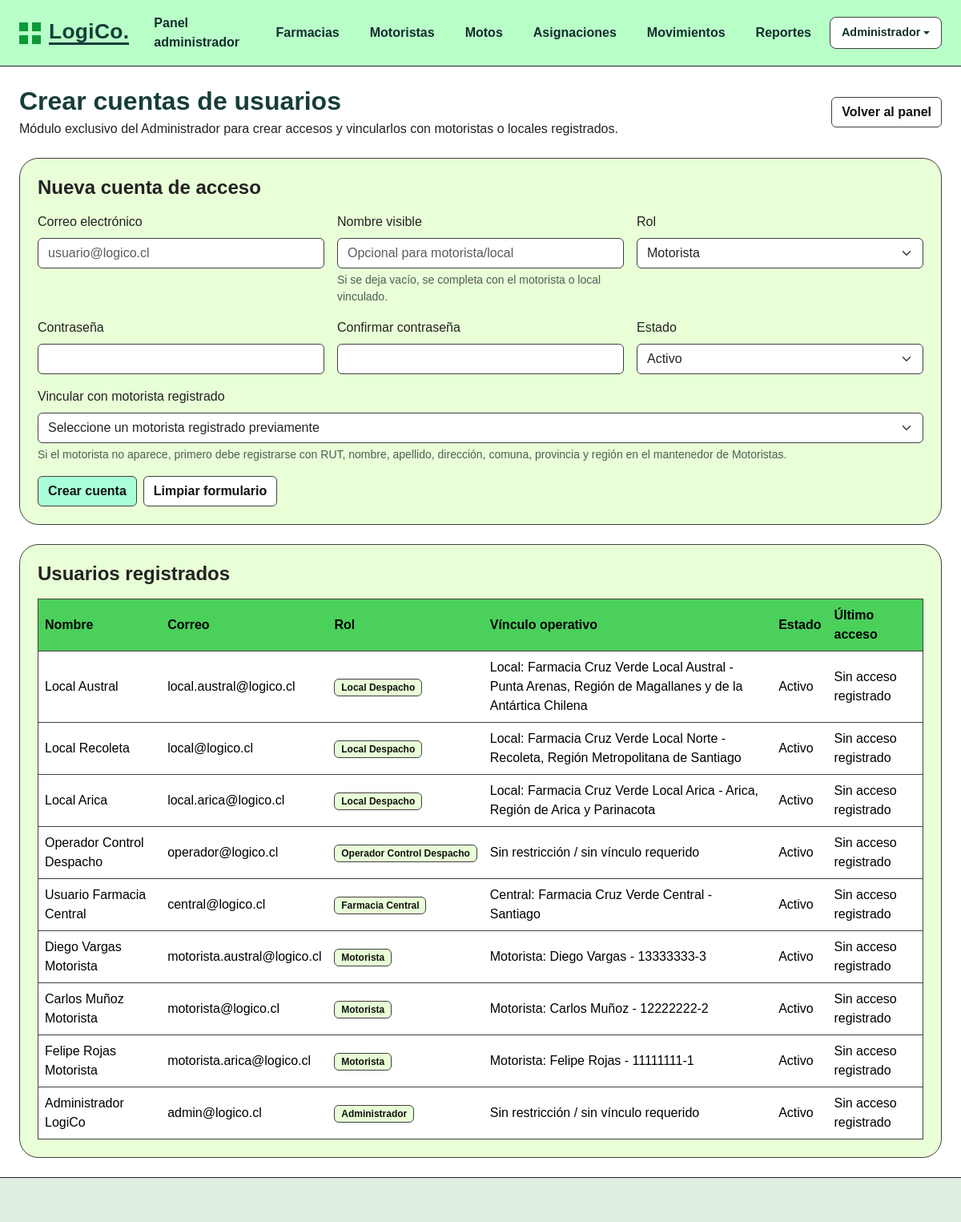
The page /modulos_page/usuarios.php (signed in) on the database its author committed.
### tables this page shows
CREATE TABLE usuarios (
    id INT NOT NULL AUTO_INCREMENT,
    nombre VARCHAR(120) NOT NULL,
    correo VARCHAR(120) NOT NULL UNIQUE,
    password_hash VARCHAR(255) NOT NULL,
    rol ENUM('Administrador','Motorista','Farmacia Central','Operador Control Despacho','Local Despacho') NOT NULL,
    motorista_id INT NULL,
    farmacia_id INT NULL,
    estado ENUM('Activo','Inactivo') NOT NULL DEFAULT 'Activo',
    reset_token VARCHAR(120) NULL,
    reset_expira DATETIME NULL,
    ultimo_acceso DATETIME NULL,
    creado_en TIMESTAMP DEFAULT CURRENT_TIMESTAMP,
    actualizado_en TIMESTAMP DEFAULT CURRENT_TIMESTAMP ON UPDATE CURRENT_TIMESTAMP,
    CONSTRAINT pk_usuarios PRIMARY KEY (id),
    CONSTRAINT fk_usuarios_motoristas FOREIGN KEY (motorista_id)
        REFERENCES motoristas(id)
        ON UPDATE CASCADE
        ON DELETE SET NULL,
    CONSTRAINT fk_usuarios_farmacias FOREIGN KEY (farmacia_id)
        REFERENCES farmacias(id)
        ON UPDATE CASCADE
        ON DELETE SET NULL
);

CREATE TABLE farmacias (
    id INT NOT NULL AUTO_INCREMENT,
    codigo VARCHAR(20) NOT NULL UNIQUE,
    nombre VARCHAR(120) NOT NULL,
    direccion VARCHAR(180) NOT NULL,
    comuna VARCHAR(80) NOT NULL,
    provincia VARCHAR(80) NOT NULL,
    region VARCHAR(120) NOT NULL,
    telefono VARCHAR(30) NOT NULL,
    tipo ENUM('Central','Local') NOT NULL DEFAULT 'Local',
    estado ENUM('Activa','Inactiva') NOT NULL DEFAULT 'Activa',
    creado_en TIMESTAMP DEFAULT CURRENT_TIMESTAMP,
    actualizado_en TIMESTAMP DEFAULT CURRENT_TIMESTAMP ON UPDATE CURRENT_TIMESTAMP,
    CONSTRAINT pk_farmacias PRIMARY KEY (id)
);

### includes/functions.php (called while the page is built, shortened)
<?php
function e(?string $value): string
{
    return htmlspecialchars((string)$value, ENT_QUOTES, 'UTF-8');
}
function app_base_url(): string
{
    $scriptName = str_replace('\\', '/', (string)($_SERVER['SCRIPT_NAME'] ?? ''));
    $markers = ['/seguridad/', '/modulos_page/', '/vistas_rol/', '/public/', '/includes/', '/config/', '/database/'];
    foreach ($markers as $marker) {
        $pos = strpos($scriptName, $marker);
        if ($pos !== false) {
            return rtrim(substr($scriptName, 0, $pos), '/') . '/';
        }
    }
    $dir = str_replace('\\', '/', dirname($scriptName));
    return rtrim($dir, '/') . '/';
}
function app_url(string $path = ''): string
{
    return rtrim(app_base_url(), '/') . '/' . ltrim($path, '/');
}
function active_nav(string $page, string $current): string
{
    return $page === $current ? 'active' : '';
}
function current_user(): ?array
{
    return [
        'id' => (int)$_SESSION['usuario_id'],
        'nombre' => (string)($_SESSION['usuario_nombre'] ?? ''),
        'rol' => (string)($_SESSION['usuario_rol'] ?? ''),
        'motorista_id' => isset($_SESSION['motorista_id']) ? (int)$_SESSION['motorista_id'] : null,
        'farmacia_id' => isset($_SESSION['farmacia_id']) ? (int)$_SESSION['farmacia_id'] : null,
    ];
}
function normalize_role(string $rol): string
{
    $clean = trim(strtolower($rol));
    $clean = str_replace(['á', 'é', 'í', 'ó', 'ú'], ['a', 'e', 'i', 'o', 'u'], $clean);
    $clean = preg_replace('/\s+/', ' ', $clean) ?? $clean;
    return match ($clean) {
        'administrador', 'admin' => 'Administrador',
        'motorista' => 'Motorista',
        'farmacia central', 'central' => 'Farmacia Central',
        'operador control despacho', 'operador de control de despacho', 'control de despacho', 'operador' => 'Operador Control Despacho',
        'local despacho', 'local de despacho', 'local' => 'Local Despacho',
        default => trim($rol),
    };
}
function selected(string $current, string $expected): string
{
    return $current === $expected ? 'selected' : '';
}

### modulos_page/usuarios.php (the view, shortened to what this page needs)
<?php
require_once __DIR__ . '/../config/database.php';
require_once __DIR__ . '/../includes/functions.php';
$currentPage = 'usuarios';
$rolesPermitidos = [
    'Administrador',
    'Motorista',
    'Farmacia Central',
    'Operador Control Despacho',
    'Local Despacho',
];
$form = [
    'nombre' => '',
    'correo' => '',
    'rol' => 'Motorista',
    'motorista_id' => '',
    'farmacia_local_id' => '',
    'farmacia_central_id' => '',
    'estado' => 'Activo',
];
$usuarios = $pdo->query("
    SELECT u.id, u.nombre, u.correo, u.rol, u.estado, u.ultimo_acceso, u.creado_en,
           CONCAT(m.nombres, ' ', m.apellidos, ' - ', m.rut) AS motorista_nombre,
           f.nombre AS farmacia_nombre,
           f.comuna AS farmacia_comuna,
           f.region AS farmacia_region
    FROM usuarios u
    LEFT JOIN motoristas m ON m.id = u.motorista_id
    LEFT JOIN farmacias f ON f.id = u.farmacia_id
    ORDER BY u.id DESC
")->fetchAll();
require_once __DIR__ . '/../includes/header.php';
?>
<div class="d-flex flex-column flex-lg-row align-items-lg-center justify-content-between gap-3 mb-4">
    <div>
        <h1 class="section-title h2 mb-1">Crear cuentas de usuarios</h1>
        <p class="mb-0">Módulo exclusivo del Administrador para crear accesos y vincularlos con motoristas o locales registrados.</p>
    </div>
    <a href="<?= e(app_url('vistas_rol/administrador/index.php')) ?>" class="btn btn-outline-logico">Volver al panel</a>
</div>
<section class="panel-card mb-4">
    <h2 class="h4 fw-bold mb-3">Nueva cuenta de acceso</h2>
    <form method="post" class="row g-3" novalidate>
        <div class="col-12 col-md-4">
            <label class="form-label">Correo electrónico</label>
            <input type="email" name="correo" class="form-control" value="<?= e($form['correo']) ?>" placeholder="usuario@logico.cl" required>
        </div>
        <div class="col-12 col-md-4">
            <label class="form-label">Nombre visible</label>
            <input name="nombre" class="form-control" value="<?= e($form['nombre']) ?>" placeholder="Opcional para motorista/local">
            <div class="form-text">Si se deja vacío, se completa con el motorista o local vinculado.</div>
        </div>
        <div class="col-12 col-md-4">
            <label class="form-label">Rol</label>
            <select name="rol" id="rol" class="form-select" required>
                <?php foreach ($rolesPermitidos as $rol): ?>
                    <option value="<?= e($rol) ?>" <?= selected($form['rol'], $rol) ?>><?= e($rol) ?></option>
                <?php endforeach; ?>
            </select>
        </div>
        <div class="col-12 col-md-4">
            <label class="form-label">Contraseña</label>
            <input type="password" name="password" class="form-control" minlength="6" required>
        </div>
        <div class="col-12 col-md-4">
            <label class="form-label">Confirmar contraseña</label>
            <input type="password" name="password_confirm" class="form-control" minlength="6" required>
        </div>
        <div class="col-12 col-md-4">
            <label class="form-label">Estado</label>
            <select name="estado" class="form-select">
                <option value="Activo" <?= selected($form['estado'], 'Activo') ?>>Activo</option>
            </select>
        </div>
        <div class="col-12 conditional-field" id="field-motorista">
            <label class="form-label">Vincular con motorista registrado</label>
            <select name="motorista_id" class="form-select">
                <option value="">Seleccione un motorista registrado previamente</option>
            </select>
            <div class="form-text">Si el motorista no aparece, primero debe registrarse con RUT, nombre, apellido, dirección, comuna, provincia y región en el mantenedor de Motoristas.</div>
        </div>
        <div class="col-12 d-flex flex-column flex-md-row gap-2">
            <button class="btn btn-logico" type="submit">Crear cuenta</button>
            <a class="btn btn-outline-logico" href="<?= e(app_url('modulos_page/usuarios.php')) ?>">Limpiar formulario</a>
        </div>
    </form>
</section>
<section class="panel-card">
    <h2 class="h4 fw-bold mb-3">Usuarios registrados</h2>
    <?php if (!$usuarios): ?>
        <div class="empty-state">No existen usuarios registrados.</div>
    <?php else: ?>
        <div class="table-responsive">
            <table class="table table-logico align-middle mb-0">
                <thead>
                    <tr>
                        <th>Nombre</th>
                        <th>Correo</th>
                        <th>Rol</th>
                        <th>Vínculo operativo</th>
                        <th>Estado</th>
                        <th>Último acceso</th>
                    </tr>
                </thead>
                <tbody>
                    <?php foreach ($usuarios as $usuario): ?>
                        <?php
                        $vinculo = 'Sin restricción / sin vínculo requerido';
                        if ($usuario['rol'] === 'Motorista' && $usuario['motorista_nombre']) {
                            $vinculo = 'Motorista: ' . $usuario['motorista_nombre'];
                        } elseif ($usuario['rol'] === 'Local Despacho' && $usuario['farmacia_nombre']) {
                            $vinculo = 'Local: ' . $usuario['farmacia_nombre'] . ' - ' . $usuario['farmacia_comuna'] . ', ' . $usuario['farmacia_region'];
                        } elseif ($usuario['rol'] === 'Farmacia Central' && $usuario['farmacia_nombre']) {
                            $vinculo = 'Central: ' . $usuario['farmacia_nombre'] . ' - ' . $usuario['farmacia_comuna'];
                        }
                        ?>
                        <tr>
                            <td><?= e($usuario['nombre']) ?></td>
                            <td><?= e($usuario['correo']) ?></td>
                            <td><span class="badge badge-logico"><?= e($usuario['rol']) ?></span></td>
                            <td><?= e($vinculo) ?></td>
                            <td><?= e($usuario['estado']) ?></td>
                            <td><?= e($usuario['ultimo_acceso'] ?: 'Sin acceso registrado') ?></td>
                        </tr>
                    <?php endforeach; ?>
                </tbody>
            </table>
        </div>
    <?php endif; ?>
</section>
<?php require_once __DIR__ . '/../includes/footer.php'; ?>

### includes/header.php (shortened to what this page needs)
<?php
require_once __DIR__ . '/functions.php';
$currentPage = $currentPage ?? 'inicio';
$user = current_user();
$role = $user ? normalize_role((string)$user['rol']) : null;
?>
<!doctype html>
<html lang="es">
<head>
    <link href="https://cdn.jsdelivr.net/npm/bootstrap@5.3.3/dist/css/bootstrap.min.css" rel="stylesheet">
    <link href="<?= e(app_url('public/assets/css/styles.css')) ?>" rel="stylesheet">
</head>
<body>
<header class="topbar border-bottom border-dark">
    <nav class="navbar navbar-expand-lg navbar-light">
        <div class="container-fluid px-3 px-lg-4">
            <a class="navbar-brand logo" href="<?= e(app_url('index.php')) ?>" aria-label="Ir al inicio de LogiCo">
                <span class="logo-mark" aria-hidden="true"><span></span><span></span><span></span><span></span></span>
                <span class="logo-text">LogiCo.</span>
            </a>
            <div class="collapse navbar-collapse" id="mainNavbar">
                <ul class="navbar-nav ms-auto gap-lg-2 mt-3 mt-lg-0 align-items-lg-center">
                    <?php if ($user): ?>
                        <?php if ($role === 'Administrador'): ?>
                            <li class="nav-item"><a class="nav-link <?= active_nav('inicio', $currentPage) ?>" href="<?= e(app_url('vistas_rol/administrador/index.php')) ?>">Panel administrador</a></li>
                            <li class="nav-item"><a class="nav-link <?= active_nav('farmacias', $currentPage) ?>" href="<?= e(app_url('modulos_page/farmacias.php')) ?>">Farmacias</a></li>
                            <li class="nav-item"><a class="nav-link <?= active_nav('motoristas', $currentPage) ?>" href="<?= e(app_url('modulos_page/motoristas.php')) ?>">Motoristas</a></li>
                            <li class="nav-item"><a class="nav-link <?= active_nav('motos', $currentPage) ?>" href="<?= e(app_url('modulos_page/motos.php')) ?>">Motos</a></li>
                            <li class="nav-item"><a class="nav-link <?= active_nav('asignaciones', $currentPage) ?>" href="<?= e(app_url('modulos_page/asignaciones.php')) ?>">Asignaciones</a></li>
                            <li class="nav-item"><a class="nav-link <?= active_nav('movimientos', $currentPage) ?>" href="<?= e(app_url('modulos_page/movimientos.php')) ?>">Movimientos</a></li>
                            <li class="nav-item"><a class="nav-link <?= active_nav('reportes', $currentPage) ?>" href="<?= e(app_url('modulos_page/reportes.php')) ?>">Reportes</a></li>
                        <?php else: ?>
                            <li class="nav-item"><a class="nav-link <?= active_nav('inicio', $currentPage) ?>" href="<?= e(dashboard_url_for_role((string)$role)) ?>">Inicio</a></li>
                        <?php endif; ?>
                        <li class="nav-item dropdown">
                            <a class="nav-link dropdown-toggle nav-user" href="#" role="button" data-bs-toggle="dropdown" aria-expanded="false">
                                <?= e((string)$role) ?>
                            </a>
                        </li>
                    <?php else: ?>
                        <li class="nav-item"><a class="nav-link <?= active_nav('login', $currentPage) ?>" href="<?= e(app_url('seguridad/login.php')) ?>">Iniciar sesión</a></li>
                    <?php endif; ?>
                </ul>
            </div>
        </div>
    </nav>
</header>
<main class="container-fluid px-3 px-lg-4 py-4">

### public/assets/css/styles.css (style rules this page uses)
:root { --logico-dark: #163d3a; --logico-green: #b8ffc8; --logico-green-soft: #e8ffd7; --logico-green-muted: #dfeee0; --logico-button: #a8ffd8; --logico-border: #404040; --logico-bg: #ffffff; }
* { box-sizing: border-box; }
body { min-height: 100vh; margin: 0; background: var(--logico-bg); color: #222; font-family: Arial, Helvetica, sans-serif; }
.topbar { background: var(--logico-green); }
.navbar { min-height: 64px; }
.logo { display: inline-flex; align-items: center; gap: 10px; color: var(--logico-dark) !important; font-weight: 800; letter-spacing: .3px; text-decoration: none; }
.logo-mark { display: grid; grid-template-columns: repeat(2, 11px); grid-template-rows: repeat(2, 11px); gap: 5px; }
.logo-mark span { width: 11px; height: 11px; background: #0a9a36; display: block; }
.logo-text { font-size: 1.65rem; line-height: 1; border-bottom: 3px solid var(--logico-dark); }
.nav-link { color: #132f2d !important; font-weight: 600; border: 1px solid transparent; border-radius: 8px; padding-inline: 14px !important; }
.hero-card, .panel-card { background: var(--logico-green-soft); border: 1px solid var(--logico-border); border-radius: 24px; }
.panel-card { padding: 22px; }
.btn-logico { background: var(--logico-button); border: 1px solid var(--logico-border); color: #111; font-weight: 600; }
.btn-outline-logico { background: #fff; border: 1px solid var(--logico-border); color: #111; font-weight: 600; }
.table-logico { border: 1px solid var(--logico-border); }
.table-logico thead th { background: #4bd05c; border-color: var(--logico-border); color: #000; vertical-align: middle; }
.table-logico td, .table-logico th { border-color: var(--logico-border); }
.form-control, .form-select { border: 1px solid var(--logico-border); }
.section-title { color: var(--logico-dark); font-weight: 800; }
.badge-logico { background: var(--logico-green-soft); border: 1px solid var(--logico-border); color: #111; }
.nav-user { display: inline-flex; align-items: center; padding: 8px 10px; border: 1px solid var(--logico-border); border-radius: 8px; background: #fff; font-size: .9rem; font-weight: 600; }

### rows shown on the page
usuarios: rol "Administrador", nombre "Administrador LogiCo", correo "admin@logico.cl", vinculo "Sin restricción / sin vínculo requerido", estado "Activo", ultimo_acceso "Sin acceso registrado"
usuarios: nombre "Local Austral", correo "local.austral@logico.cl", rol "Local Despacho", farmacia.region "Local: Farmacia Cruz Verde Local Austral - Punta Arenas, Región de Magallanes y de la Antártica Chilena", estado "Activo", ultimo_acceso "Sin acceso registrado"
usuarios: nombre "Local Recoleta", correo "local@logico.cl", rol "Local Despacho", farmacia.region "Local: Farmacia Cruz Verde Local Norte - Recoleta, Región Metropolitana de Santiago", estado "Activo", ultimo_acceso "Sin acceso registrado"
usuarios: nombre "Local Arica", correo "local.arica@logico.cl", rol "Local Despacho", farmacia.region "Local: Farmacia Cruz Verde Local Arica - Arica, Región de Arica y Parinacota", estado "Activo", ultimo_acceso "Sin acceso registrado"
usuarios: nombre "Operador Control Despacho", correo "operador@logico.cl", rol "Operador Control Despacho", vinculo "Sin restricción / sin vínculo requerido", estado "Activo", ultimo_acceso "Sin acceso registrado"
usuarios: nombre "Usuario Farmacia Central", correo "central@logico.cl", rol "Farmacia Central", farmacia.comuna "Central: Farmacia Cruz Verde Central - Santiago", estado "Activo", ultimo_acceso "Sin acceso registrado"
usuarios: nombre "Diego Vargas Motorista", correo "motorista.austral@logico.cl", rol "Motorista", vinculo "Motorista: Diego Vargas - 13333333-3", estado "Activo", ultimo_acceso "Sin acceso registrado"
usuarios: nombre "Carlos Muñoz Motorista", correo "motorista@logico.cl", rol "Motorista", vinculo "Motorista: Carlos Muñoz - 12222222-2", estado "Activo", ultimo_acceso "Sin acceso registrado"
usuarios: nombre "Felipe Rojas Motorista", correo "motorista.arica@logico.cl", rol "Motorista", vinculo "Motorista: Felipe Rojas - 11111111-1", estado "Activo", ultimo_acceso "Sin acceso registrado"

### other values the page prints
form field rol "Motorista"
